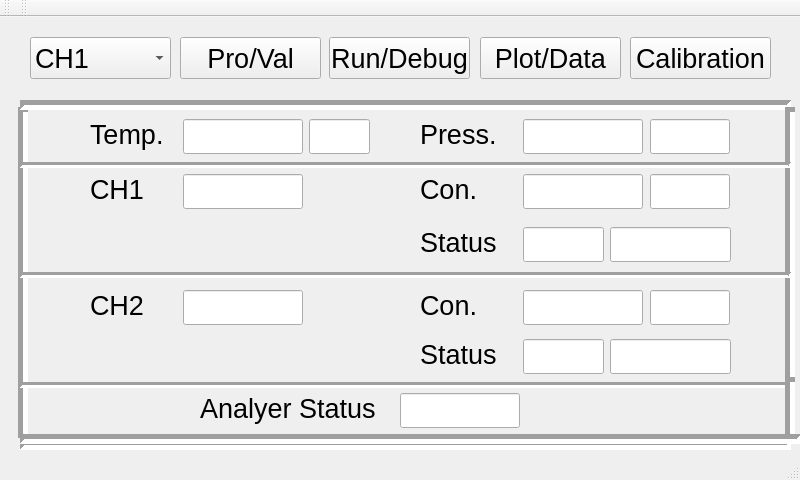
<?xml version="1.0" encoding="UTF-8"?>
<ui version="4.0">
 <class>MainWindow</class>
 <widget class="QMainWindow" name="MainWindow">
  <property name="geometry">
   <rect>
    <x>0</x>
    <y>0</y>
    <width>800</width>
    <height>480</height>
   </rect>
  </property>
  <property name="windowTitle">
   <string>MainWindow</string>
  </property>
  <widget class="QWidget" name="centralWidget">
   <widget class="QComboBox" name="comboBox">
    <property name="geometry">
     <rect>
      <x>30</x>
      <y>20</y>
      <width>141</width>
      <height>42</height>
     </rect>
    </property>
    <property name="font">
     <font>
      <pointsize>20</pointsize>
     </font>
    </property>
    <property name="iconSize">
     <size>
      <width>90</width>
      <height>30</height>
     </size>
    </property>
    <item>
     <property name="text">
      <string>CH1</string>
     </property>
    </item>
    <item>
     <property name="text">
      <string>CH2</string>
     </property>
    </item>
   </widget>
   <widget class="QPushButton" name="pro_valButton">
    <property name="geometry">
     <rect>
      <x>180</x>
      <y>20</y>
      <width>141</width>
      <height>42</height>
     </rect>
    </property>
    <property name="font">
     <font>
      <pointsize>20</pointsize>
     </font>
    </property>
    <property name="text">
     <string>Pro/Val</string>
    </property>
   </widget>
   <widget class="QPushButton" name="run_debugButton">
    <property name="geometry">
     <rect>
      <x>329</x>
      <y>20</y>
      <width>141</width>
      <height>42</height>
     </rect>
    </property>
    <property name="font">
     <font>
      <pointsize>20</pointsize>
     </font>
    </property>
    <property name="text">
     <string>Run/Debug</string>
    </property>
   </widget>
   <widget class="QPushButton" name="picture_sheetButton">
    <property name="geometry">
     <rect>
      <x>480</x>
      <y>20</y>
      <width>141</width>
      <height>42</height>
     </rect>
    </property>
    <property name="font">
     <font>
      <pointsize>20</pointsize>
     </font>
    </property>
    <property name="text">
     <string>Plot/Data</string>
    </property>
   </widget>
   <widget class="QPushButton" name="calibration_btn">
    <property name="geometry">
     <rect>
      <x>630</x>
      <y>20</y>
      <width>141</width>
      <height>42</height>
     </rect>
    </property>
    <property name="font">
     <font>
      <pointsize>20</pointsize>
     </font>
    </property>
    <property name="text">
     <string>Calibration</string>
    </property>
   </widget>
   <widget class="QLabel" name="label">
    <property name="geometry">
     <rect>
      <x>90</x>
      <y>102</y>
      <width>161</width>
      <height>31</height>
     </rect>
    </property>
    <property name="font">
     <font>
      <pointsize>20</pointsize>
     </font>
    </property>
    <property name="text">
     <string>&lt;html&gt;&lt;head/&gt;&lt;body&gt;&lt;p&gt;Temp.&lt;/p&gt;&lt;/body&gt;&lt;/html&gt;</string>
    </property>
   </widget>
   <widget class="QLineEdit" name="Tvalue">
    <property name="geometry">
     <rect>
      <x>183</x>
      <y>102</y>
      <width>120</width>
      <height>35</height>
     </rect>
    </property>
    <property name="font">
     <font>
      <pointsize>20</pointsize>
     </font>
    </property>
   </widget>
   <widget class="QLabel" name="label_2">
    <property name="geometry">
     <rect>
      <x>420</x>
      <y>102</y>
      <width>81</width>
      <height>31</height>
     </rect>
    </property>
    <property name="font">
     <font>
      <pointsize>20</pointsize>
     </font>
    </property>
    <property name="text">
     <string>&lt;html&gt;&lt;head/&gt;&lt;body&gt;&lt;p&gt;Press.&lt;/p&gt;&lt;/body&gt;&lt;/html&gt;</string>
    </property>
   </widget>
   <widget class="QLineEdit" name="Pvalue">
    <property name="geometry">
     <rect>
      <x>523</x>
      <y>102</y>
      <width>120</width>
      <height>35</height>
     </rect>
    </property>
    <property name="font">
     <font>
      <pointsize>20</pointsize>
     </font>
    </property>
   </widget>
   <widget class="QLabel" name="label_3">
    <property name="geometry">
     <rect>
      <x>90</x>
      <y>157</y>
      <width>181</width>
      <height>27</height>
     </rect>
    </property>
    <property name="font">
     <font>
      <pointsize>20</pointsize>
     </font>
    </property>
    <property name="text">
     <string>&lt;html&gt;&lt;head/&gt;&lt;body&gt;&lt;p&gt;CH1&lt;/p&gt;&lt;/body&gt;&lt;/html&gt;</string>
    </property>
   </widget>
   <widget class="QLabel" name="label_4">
    <property name="geometry">
     <rect>
      <x>90</x>
      <y>273</y>
      <width>151</width>
      <height>27</height>
     </rect>
    </property>
    <property name="font">
     <font>
      <pointsize>20</pointsize>
     </font>
    </property>
    <property name="text">
     <string>&lt;html&gt;&lt;head/&gt;&lt;body&gt;&lt;p&gt;CH2&lt;/p&gt;&lt;/body&gt;&lt;/html&gt;</string>
    </property>
   </widget>
   <widget class="QLineEdit" name="ch1_air">
    <property name="geometry">
     <rect>
      <x>183</x>
      <y>157</y>
      <width>120</width>
      <height>35</height>
     </rect>
    </property>
    <property name="font">
     <font>
      <pointsize>20</pointsize>
     </font>
    </property>
   </widget>
   <widget class="QLineEdit" name="ch2_air">
    <property name="geometry">
     <rect>
      <x>183</x>
      <y>273</y>
      <width>120</width>
      <height>35</height>
     </rect>
    </property>
    <property name="font">
     <font>
      <pointsize>20</pointsize>
     </font>
    </property>
   </widget>
   <widget class="QLabel" name="label_5">
    <property name="geometry">
     <rect>
      <x>420</x>
      <y>157</y>
      <width>151</width>
      <height>27</height>
     </rect>
    </property>
    <property name="font">
     <font>
      <pointsize>20</pointsize>
     </font>
    </property>
    <property name="text">
     <string>&lt;html&gt;&lt;head/&gt;&lt;body&gt;&lt;p&gt;Con.&lt;/p&gt;&lt;/body&gt;&lt;/html&gt;</string>
    </property>
   </widget>
   <widget class="QLabel" name="label_6">
    <property name="geometry">
     <rect>
      <x>420</x>
      <y>210</y>
      <width>171</width>
      <height>27</height>
     </rect>
    </property>
    <property name="font">
     <font>
      <pointsize>20</pointsize>
     </font>
    </property>
    <property name="text">
     <string>&lt;html&gt;&lt;head/&gt;&lt;body&gt;&lt;p&gt;Status&lt;/p&gt;&lt;/body&gt;&lt;/html&gt;</string>
    </property>
   </widget>
   <widget class="QLineEdit" name="concentrationValueEdit">
    <property name="geometry">
     <rect>
      <x>523</x>
      <y>157</y>
      <width>120</width>
      <height>35</height>
     </rect>
    </property>
    <property name="font">
     <font>
      <pointsize>20</pointsize>
     </font>
    </property>
   </widget>
   <widget class="QLineEdit" name="P_VstatusEdit">
    <property name="geometry">
     <rect>
      <x>523</x>
      <y>210</y>
      <width>81</width>
      <height>35</height>
     </rect>
    </property>
    <property name="font">
     <font>
      <pointsize>20</pointsize>
     </font>
    </property>
   </widget>
   <widget class="QLineEdit" name="R_DstatusEdit">
    <property name="geometry">
     <rect>
      <x>610</x>
      <y>210</y>
      <width>121</width>
      <height>35</height>
     </rect>
    </property>
    <property name="font">
     <font>
      <pointsize>20</pointsize>
     </font>
    </property>
   </widget>
   <widget class="QLabel" name="label_9">
    <property name="geometry">
     <rect>
      <x>420</x>
      <y>273</y>
      <width>171</width>
      <height>27</height>
     </rect>
    </property>
    <property name="font">
     <font>
      <pointsize>20</pointsize>
     </font>
    </property>
    <property name="text">
     <string>&lt;html&gt;&lt;head/&gt;&lt;body&gt;&lt;p&gt;Con.&lt;/p&gt;&lt;/body&gt;&lt;/html&gt;</string>
    </property>
   </widget>
   <widget class="QLabel" name="label_10">
    <property name="geometry">
     <rect>
      <x>420</x>
      <y>322</y>
      <width>181</width>
      <height>27</height>
     </rect>
    </property>
    <property name="font">
     <font>
      <pointsize>20</pointsize>
     </font>
    </property>
    <property name="text">
     <string>&lt;html&gt;&lt;head/&gt;&lt;body&gt;&lt;p&gt;Status&lt;/p&gt;&lt;/body&gt;&lt;/html&gt;</string>
    </property>
   </widget>
   <widget class="QLineEdit" name="concentrationValueEdit_2">
    <property name="geometry">
     <rect>
      <x>523</x>
      <y>273</y>
      <width>120</width>
      <height>35</height>
     </rect>
    </property>
    <property name="font">
     <font>
      <pointsize>20</pointsize>
     </font>
    </property>
   </widget>
   <widget class="QLineEdit" name="P_VstatusEdit_2">
    <property name="geometry">
     <rect>
      <x>523</x>
      <y>322</y>
      <width>81</width>
      <height>35</height>
     </rect>
    </property>
    <property name="font">
     <font>
      <pointsize>20</pointsize>
     </font>
    </property>
   </widget>
   <widget class="QLineEdit" name="R_DstatusEdit_2">
    <property name="geometry">
     <rect>
      <x>610</x>
      <y>322</y>
      <width>121</width>
      <height>35</height>
     </rect>
    </property>
    <property name="font">
     <font>
      <pointsize>20</pointsize>
     </font>
    </property>
   </widget>
   <widget class="QLabel" name="currentDate">
    <property name="geometry">
     <rect>
      <x>810</x>
      <y>10</y>
      <width>54</width>
      <height>12</height>
     </rect>
    </property>
    <property name="text">
     <string>TextLabel</string>
    </property>
   </widget>
   <widget class="QLabel" name="currentTime">
    <property name="geometry">
     <rect>
      <x>810</x>
      <y>40</y>
      <width>54</width>
      <height>12</height>
     </rect>
    </property>
    <property name="text">
     <string>TextLabel</string>
    </property>
   </widget>
   <widget class="QLineEdit" name="Tunit">
    <property name="geometry">
     <rect>
      <x>309</x>
      <y>102</y>
      <width>61</width>
      <height>35</height>
     </rect>
    </property>
    <property name="font">
     <font>
      <pointsize>20</pointsize>
     </font>
    </property>
   </widget>
   <widget class="QLineEdit" name="Punit">
    <property name="geometry">
     <rect>
      <x>650</x>
      <y>102</y>
      <width>80</width>
      <height>35</height>
     </rect>
    </property>
    <property name="font">
     <font>
      <pointsize>20</pointsize>
     </font>
    </property>
   </widget>
   <widget class="QLabel" name="label_13">
    <property name="geometry">
     <rect>
      <x>200</x>
      <y>376</y>
      <width>191</width>
      <height>31</height>
     </rect>
    </property>
    <property name="text">
     <string>&lt;html&gt;&lt;head/&gt;&lt;body&gt;&lt;p&gt;&lt;span style=&quot; font-size:20pt;&quot;&gt;Analyer Status&lt;/span&gt;&lt;/p&gt;&lt;/body&gt;&lt;/html&gt;</string>
    </property>
   </widget>
   <widget class="QLineEdit" name="analyerstatus_value">
    <property name="geometry">
     <rect>
      <x>400</x>
      <y>376</y>
      <width>120</width>
      <height>35</height>
     </rect>
    </property>
    <property name="font">
     <font>
      <pointsize>20</pointsize>
     </font>
    </property>
   </widget>
   <widget class="QLineEdit" name="concunit">
    <property name="geometry">
     <rect>
      <x>650</x>
      <y>157</y>
      <width>80</width>
      <height>35</height>
     </rect>
    </property>
    <property name="font">
     <font>
      <pointsize>20</pointsize>
     </font>
    </property>
   </widget>
   <widget class="QLineEdit" name="concunit_2">
    <property name="geometry">
     <rect>
      <x>650</x>
      <y>273</y>
      <width>80</width>
      <height>35</height>
     </rect>
    </property>
    <property name="font">
     <font>
      <pointsize>20</pointsize>
     </font>
    </property>
   </widget>
   <widget class="Line" name="line">
    <property name="geometry">
     <rect>
      <x>13</x>
      <y>90</y>
      <width>20</width>
      <height>331</height>
     </rect>
    </property>
    <property name="lineWidth">
     <number>5</number>
    </property>
    <property name="orientation">
     <enum>Qt::Vertical</enum>
    </property>
   </widget>
   <widget class="Line" name="line_2">
    <property name="geometry">
     <rect>
      <x>20</x>
      <y>80</y>
      <width>771</width>
      <height>16</height>
     </rect>
    </property>
    <property name="lineWidth">
     <number>5</number>
    </property>
    <property name="orientation">
     <enum>Qt::Horizontal</enum>
    </property>
   </widget>
   <widget class="Line" name="line_3">
    <property name="geometry">
     <rect>
      <x>780</x>
      <y>90</y>
      <width>20</width>
      <height>271</height>
     </rect>
    </property>
    <property name="lineWidth">
     <number>5</number>
    </property>
    <property name="orientation">
     <enum>Qt::Vertical</enum>
    </property>
   </widget>
   <widget class="Line" name="line_4">
    <property name="geometry">
     <rect>
      <x>20</x>
      <y>360</y>
      <width>771</width>
      <height>16</height>
     </rect>
    </property>
    <property name="lineWidth">
     <number>3</number>
    </property>
    <property name="orientation">
     <enum>Qt::Horizontal</enum>
    </property>
   </widget>
   <widget class="Line" name="line_5">
    <property name="geometry">
     <rect>
      <x>20</x>
      <y>140</y>
      <width>771</width>
      <height>16</height>
     </rect>
    </property>
    <property name="lineWidth">
     <number>3</number>
    </property>
    <property name="orientation">
     <enum>Qt::Horizontal</enum>
    </property>
   </widget>
   <widget class="Line" name="line_6">
    <property name="geometry">
     <rect>
      <x>20</x>
      <y>250</y>
      <width>771</width>
      <height>16</height>
     </rect>
    </property>
    <property name="lineWidth">
     <number>3</number>
    </property>
    <property name="orientation">
     <enum>Qt::Horizontal</enum>
    </property>
   </widget>
   <widget class="Line" name="line_8">
    <property name="geometry">
     <rect>
      <x>780</x>
      <y>360</y>
      <width>20</width>
      <height>61</height>
     </rect>
    </property>
    <property name="lineWidth">
     <number>5</number>
    </property>
    <property name="orientation">
     <enum>Qt::Vertical</enum>
    </property>
   </widget>
   <widget class="Line" name="line_7">
    <property name="geometry">
     <rect>
      <x>20</x>
      <y>420</y>
      <width>771</width>
      <height>16</height>
     </rect>
    </property>
    <property name="orientation">
     <enum>Qt::Horizontal</enum>
    </property>
   </widget>
   <widget class="Line" name="line_9">
    <property name="geometry">
     <rect>
      <x>20</x>
      <y>420</y>
      <width>771</width>
      <height>16</height>
     </rect>
    </property>
    <property name="lineWidth">
     <number>5</number>
    </property>
    <property name="orientation">
     <enum>Qt::Horizontal</enum>
    </property>
   </widget>
   <widget class="Line" name="line_10">
    <property name="geometry">
     <rect>
      <x>20</x>
      <y>414</y>
      <width>781</width>
      <height>16</height>
     </rect>
    </property>
    <property name="lineWidth">
     <number>5</number>
    </property>
    <property name="orientation">
     <enum>Qt::Horizontal</enum>
    </property>
   </widget>
  </widget>
  <widget class="QMenuBar" name="menuBar">
   <property name="geometry">
    <rect>
     <x>0</x>
     <y>0</y>
     <width>800</width>
     <height>25</height>
    </rect>
   </property>
  </widget>
  <widget class="QToolBar" name="mainToolBar">
   <attribute name="toolBarArea">
    <enum>TopToolBarArea</enum>
   </attribute>
   <attribute name="toolBarBreak">
    <bool>false</bool>
   </attribute>
  </widget>
  <widget class="QStatusBar" name="statusBar"/>
  <widget class="QToolBar" name="toolBar">
   <property name="windowTitle">
    <string>toolBar</string>
   </property>
   <attribute name="toolBarArea">
    <enum>TopToolBarArea</enum>
   </attribute>
   <attribute name="toolBarBreak">
    <bool>false</bool>
   </attribute>
  </widget>
 </widget>
 <layoutdefault spacing="6" margin="11"/>
 <resources/>
 <connections/>
</ui>
